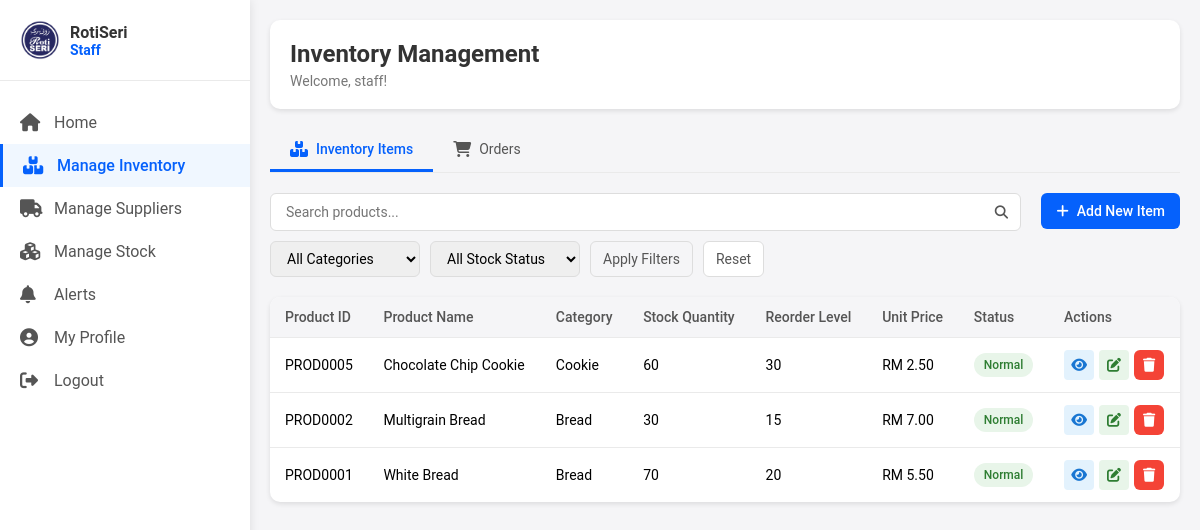
Screenshot of /staff_manageinventory.php (signed in) with the database file from the repository.
### tables this page shows
CREATE TABLE `users` (
  `userID` varchar(50) NOT NULL,
  `username` varchar(100) NOT NULL,
  `fullName` varchar(255) NOT NULL,
  `email` varchar(255) NOT NULL,
  `phoneNumber` varchar(20) NOT NULL,
  `address` text NOT NULL,
  `password` varchar(255) NOT NULL,
  `role` enum('Administrator','Inventory Manager','Bakery Staff') NOT NULL,
  `created_at` timestamp NOT NULL DEFAULT current_timestamp()
);

CREATE TABLE `products` (
  `product_id` varchar(10) NOT NULL,
  `product_name` varchar(100) NOT NULL,
  `description` text DEFAULT NULL,
  `category_id` int(11) DEFAULT NULL,
  `stock_quantity` int(11) NOT NULL DEFAULT 0,
  `reorder_threshold` int(11) NOT NULL DEFAULT 10,
  `unit_price` decimal(10,2) NOT NULL DEFAULT 0.00,
  `last_updated` datetime DEFAULT current_timestamp()
);

CREATE TABLE `product_categories` (
  `category_id` int(11) NOT NULL,
  `category_name` varchar(50) NOT NULL,
  `description` text DEFAULT NULL
);

### staff_manageinventory.php (the view, shortened to what this page needs)
<?php
include 'db_connection.php';
$userID = $_SESSION['userID'];
$sql = "SELECT fullName FROM users WHERE userID = ?";
$stmt = $conn->prepare($sql);
$stmt->bind_param("s", $userID);
$stmt->execute();
$result = $stmt->get_result();
if ($row = $result->fetch_assoc()) {
    $fullName = $row['fullName'];
} else {
    $fullName = "Staff";
}
$searchTerm = isset($_GET['search']) ? $_GET['search'] : '';
$activeTab = isset($_GET['tab']) ? $_GET['tab'] : 'inventory';
$query = "SELECT p.*, c.category_name
          FROM products p
          LEFT JOIN product_categories c ON p.category_id = c.category_id
          WHERE 1=1";
$query .= " ORDER BY p.product_name";
$stmt = $conn->prepare($query);
$stmt->execute();
$result_products = $stmt->get_result();
?>
<!DOCTYPE html>
<html lang="en">
<head>
    <link rel="stylesheet" href="staff_dashboard.css">
    <link rel="stylesheet" href="staff_manageinventory.css">
    <link rel="stylesheet" href="https://cdnjs.cloudflare.com/ajax/libs/font-awesome/6.5.1/css/all.min.css">
</head>
<body>
    <div class="sidebar">
        <div class="sidebar-header">
            <div class="logo-container">
                <img src="image/icon/logo.png" alt="Roti Seri Logo" class="logo">
                <div class="company-text">
                    <span class="company-name">RotiSeri</span>
                    <span class="company-role">Staff</span>
                </div>
            </div>
        </div>
        <nav class="sidebar-nav">
            <a href="staff_dashboard.php" class="nav-item">
                <i class="fas fa-home"></i>
                <span>Home</span>
            </a>
            <a href="staff_manageinventory.php" class="nav-item active">
                <i class="fas fa-boxes"></i>
                <span>Manage Inventory</span>
            </a>
            <a href="staff_suppliers.php" class="nav-item">
                <i class="fas fa-truck"></i>
                <span>Manage Suppliers</span>
            </a>
            <a href="staff_stock.php" class="nav-item">
                <i class="fas fa-cubes"></i>
                <span>Manage Stock</span>
            </a>
            <a href="staff_alerts.php" class="nav-item">
                <i class="fas fa-bell"></i>
                <span>Alerts</span>
            </a>
            <a href="profile.php" class="nav-item">
                <i class="fas fa-user-circle"></i>
                <span>My Profile</span>
            </a>
            <a href="logout.php" class="nav-item">
                <i class="fas fa-sign-out-alt"></i>
                <span>Logout</span>
            </a>
        </nav>
    </div>
    <div class="main-content">
        <div class="header">
            <div class="welcome-container">
                <h1>Inventory Management</h1>
                <p>Welcome, <?php echo htmlspecialchars($fullName); ?>!</p>
            </div>
        </div>
        <div class="tabs">
            <button class="tab-btn <?php echo ($activeTab === 'inventory') ? 'active' : ''; ?>"
                    onclick="location.href='staff_manageinventory.php?tab=inventory'">
                <i class="fas fa-boxes"></i> Inventory Items
            </button>
            <button class="tab-btn <?php echo ($activeTab === 'orders') ? 'active' : ''; ?>"
                    onclick="location.href='staff_manageinventory.php?tab=orders'">
                <i class="fas fa-shopping-cart"></i> Orders
            </button>
        </div>
        <?php if ($activeTab === 'inventory'): ?>
            <div class="inventory-actions">
                <div class="search-filters">
                    <form method="GET" action="staff_manageinventory.php">
                        <div class="search-bar">
                            <input type="text" name="search" placeholder="Search products..." value="<?php echo htmlspecialchars($searchTerm); ?>">
                            <button type="submit"><i class="fas fa-search"></i></button>
                        </div>
                        <div class="filters">
                            <select name="category">
                                <option value="">All Categories</option>
                            </select>
                            <select name="stock_status">
                                <option value="">All Stock Status</option>
                            </select>
                            <button type="submit" class="filter-btn">Apply Filters</button>
                            <button type="button" class="filter-btn reset" onclick="window.location='staff_manageinventory.php'">Reset</button>
                        </div>
                    </form>
                </div>
                <button class="add-item-btn" onclick="showAddModal()">
                    <i class="fas fa-plus"></i> Add New Item
                </button>
            </div>
            <div class="inventory-table-container">
                <table class="inventory-table">
                    <thead>
                        <tr>
                            <th>Product ID</th>
                            <th>Product Name</th>
                            <th>Category</th>
                            <th>Stock Quantity</th>
                            <th>Reorder Level</th>
                            <th>Unit Price</th>
                            <th>Status</th>
                            <th>Actions</th>
                        </tr>
                    </thead>
                    <tbody>
                        <?php if ($result_products->num_rows > 0): ?>
                            <?php while ($product = $result_products->fetch_assoc()): ?>
                                <?php
                                $statusClass = 'normal';
                                $statusText = 'Normal';
                                ?>
                                <tr>
                                    <td><?php echo htmlspecialchars($product['product_id']); ?></td>
                                    <td><?php echo htmlspecialchars($product['product_name']); ?></td>
                                    <td><?php echo htmlspecialchars($product['category_name']); ?></td>
                                    <td><?php echo htmlspecialchars($product['stock_quantity']); ?></td>
                                    <td><?php echo htmlspecialchars($product['reorder_threshold']); ?></td>
                                    <td>RM <?php echo number_format($product['unit_price'], 2); ?></td>
                                    <td><span class="status <?php echo $statusClass; ?>"><?php echo $statusText; ?></span></td>
                                    <td>
                                        <div class="action-buttons">
                                            <button class="action-btn view-btn" title="View Details"
                                                    onclick="viewItemDetails('<?php echo addslashes(json_encode($product)); ?>')">
                                                <i class="fas fa-eye"></i>
                                            </button>
                                            <button class="action-btn edit-btn" title="Edit Item"
                                                    onclick="showEditModal(<?php echo htmlspecialchars(json_encode($product)); ?>)">
                                                <i class="fas fa-edit"></i>
                                            </button>
                                            <button class="action-btn delete-btn" title="Delete Item"
                                                    onclick="confirmDelete('<?php echo $product['product_id']; ?>', '<?php echo addslashes($product['product_name']); ?>')">
                                                <i class="fas fa-trash"></i>
                                            </button>
                                        </div>
                                    </td>
                                </tr>
                            <?php endwhile; ?>
                        <?php else: ?>
                            <tr>
                                <td colspan="8" class="no-data">No products found matching your criteria</td>
                            </tr>
                        <?php endif; ?>
                    </tbody>
                </table>
            </div>
        <?php endif; ?>
    </div>
</body>
</html>

### staff_dashboard.css (style rules this page uses)
* { margin: 0; padding: 0; box-sizing: border-box; font-family: 'Roboto', sans-serif; }
body { background-color: #f5f5f7; display: flex; min-height: 100vh; }
.sidebar { width: 250px; background-color: #ffffff; min-height: 100vh; position: fixed; top: 0; left: 0; box-shadow: 0 0 10px rgba(0, 0, 0, 0.1); display: flex; flex-direction: column; z-index: 1000; }
.sidebar-header { padding: 20px; border-bottom: 1px solid #eaeaea; }
.logo-container { display: flex; align-items: center; gap: 10px; }
.logo { width: 40px; height: 40px; }
.company-text { display: flex; flex-direction: column; }
.company-name { font-weight: 600; font-size: 16px; color: #333; }
.company-role { font-weight: 600; font-size: 14px; color: #0561FC; }
.sidebar-nav { display: flex; flex-direction: column; padding: 20px 0; flex-grow: 1; }
.nav-item { display: flex; align-items: center; padding: 12px 20px; color: #555; text-decoration: none; position: relative; transition: all 0.3s ease; }
.nav-item i { margin-right: 10px; font-size: 18px; width: 24px; }
.nav-item.active { color: #0561FC; background-color: #f0f7ff; font-weight: 500; border-left: 3px solid #0561FC; }
.main-content { flex: 1; margin-left: 250px; padding: 20px; overflow-x: hidden; }
.header { background-color: #ffffff; border-radius: 10px; padding: 20px; margin-bottom: 20px; box-shadow: 0 2px 5px rgba(0, 0, 0, 0.1); display: flex; justify-content: space-between; align-items: center; }
.welcome-container h1 { font-size: 24px; color: #333; margin-bottom: 5px; }
.welcome-container p { color: #777; font-size: 14px; }

### rows the page displays
users: fullName "staff"
products: product_id "PROD0005", product_name "Chocolate Chip Cookie", category.category_name "Cookie", stock_quantity "60", reorder_threshold "30", unit_price "2.50", statusText "Normal"
products: product_id "PROD0002", product_name "Multigrain Bread", category.category_name "Bread", stock_quantity "30", reorder_threshold "15", unit_price "7.00", statusText "Normal"
products: product_id "PROD0001", product_name "White Bread", category.category_name "Bread", stock_quantity "70", reorder_threshold "20", unit_price "5.50", statusText "Normal"
